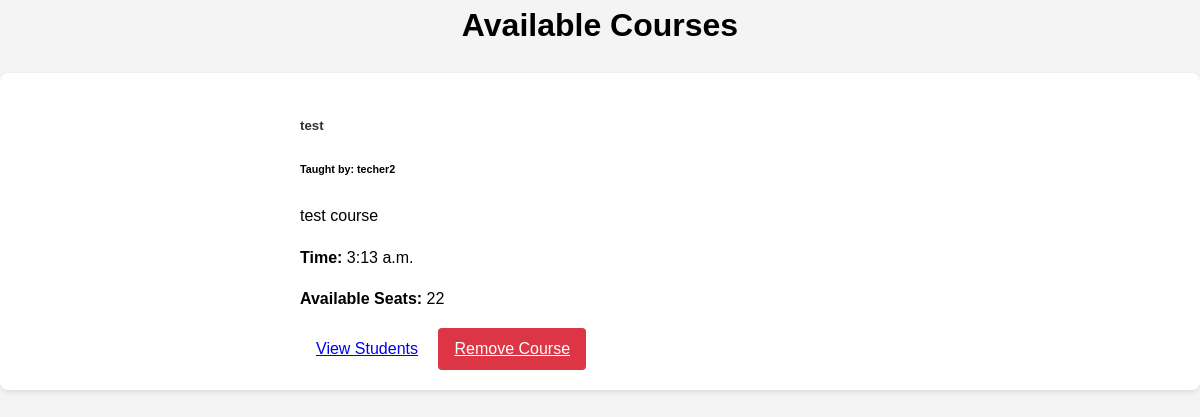
The page /course/ (signed in) on the database as committed earlier.
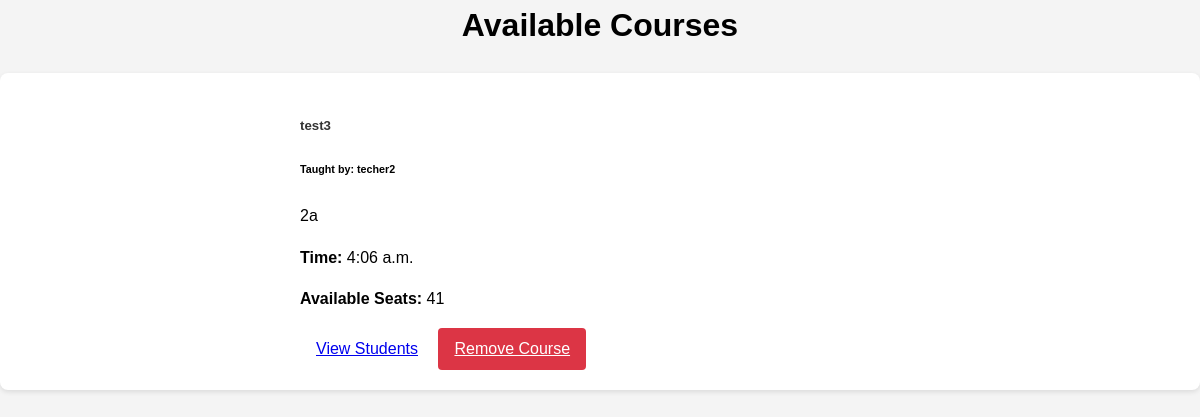
The same page on the database as committed later.
### course/models.py (models this page shows, shortened)
class Course(models.Model):
    title = models.CharField(max_length=200)
    description = models.TextField()
    date = models.DateField()
    time = models.TimeField()
    teacher = models.ForeignKey(
        settings.AUTH_USER_MODEL,
        on_delete=models.CASCADE,
        limit_choices_to={'is_teacher': True},
    )
    capacity = models.PositiveIntegerField()
    pre_requisites = models.TextField(blank=True, null=True)
    created_at = models.DateTimeField(auto_now_add=True)

### portal/models.py (models this page shows)
class User(AbstractUser):
    is_teacher = models.BooleanField(default=False)
    is_admin = models.BooleanField(default=False)
    groups = models.ManyToManyField(
        'auth.Group',
        related_name='portal_user_set',
        blank=True,
        help_text='The groups this user belongs to.',
        verbose_name='groups'
    )
    user_permissions = models.ManyToManyField(
        'auth.Permission',
        related_name='portal_user_set',
        blank=True,
        help_text='Specific permissions for this user.',
        verbose_name='user permissions'
    )

### course/views.py (the view)
# urls.py: path('course/', views.CourseListView.as_view(), name='course'),
class CourseListView(ListView):
    model = Course
    context_object_name = 'courses'
    template_name = 'courses/course_list.html'
    def get_context_data(self, **kwargs):
        context = super().get_context_data(**kwargs)
        context['user'] = self.request.user
        return context

### course/templates/courses/course_list.html
{% extends 'base.html' %}
{% block content %}
    <h1 class="mb-4">Available Courses</h1>
    <div class="row">
        {% for course in courses %}
        <div class="col-md-4 mb-4">
            <div class="card h-100">
                <div class="card-body">
                    <h5 class="card-title">{{ course.title }}</h5>
                    <h6 class="card-subtitle mb-2 text-muted">Taught by: {{ course.teacher.username }}</h6>
                    <p class="card-text">{{ course.description|truncatewords:20 }}</p>
                    <p class="card-text"><strong>Time:</strong> {{ course.time }}</p>
                    <p class="card-text"><strong>Available Seats:</strong> {{ course.capacity }}</p>
                    {% if user == course.teacher %}
                        <div class="btn-group">
                            <a href="{% url 'enrolled_students' course.id %}" class="btn btn-info btn-sm">View Students</a>
                            <a href="{% url 'remove_course' course.id %}" class="btn btn-danger btn-sm">Remove Course</a>
                        </div>
                     {% elif user.is_authenticated %}
                        <a href="{% url 'enroll_course' course.id %}" class="btn btn-primary btn-sm">Enroll</a>
                    {% endif %}
                </div>
            </div>
        </div>
        {% empty %}
        <div class="col">
            <p>No courses are available yet.</p>
        </div>
        {% endfor %}
    </div>
{% endblock %}

### portal/templates/base.html (shortened to what this page needs)
{% load static %}
<!DOCTYPE html>
<html>
<head>
    <link rel="stylesheet" href="{% static 'css/style.css' %}">
</head>
<body>
    <main>
        {% block content %}
        {% endblock %}
    </main>
</body>
</html>

### static/css/style.css (style rules this page uses)
body { font-family: 'Arial', sans-serif; line-height: 1.6; margin: 0; padding: 0; background-color: #f4f4f4; }
.card { background: white; border-radius: 8px; box-shadow: 0 2px 5px rgba(0,0,0,0.1); margin-bottom: 20px; transition: transform 0.3s ease; }
.card-body { padding: 20px; text-align: left; margin: 0 auto; max-width: 600px; }
.card-title { color: #333; margin-bottom: 10px; }
.btn { display: inline-block; padding: 8px 16px; border-radius: 4px; border: none; cursor: pointer; transition: background-color 0.3s ease; }
.btn-danger { background-color: #dc3545; color: white; }
.mb-4 { margin-top: 0; text-align: center; }

Rows that differ between the two databases and show on the page:
removed Course: title "test", teacher.username "techer2", description "test course", time "3:13 a.m.", capacity "22", shows "View Students"
added Course: title "test3", teacher.username "techer2", description "2a", time "4:06 a.m.", capacity "41", shows "View Students"
